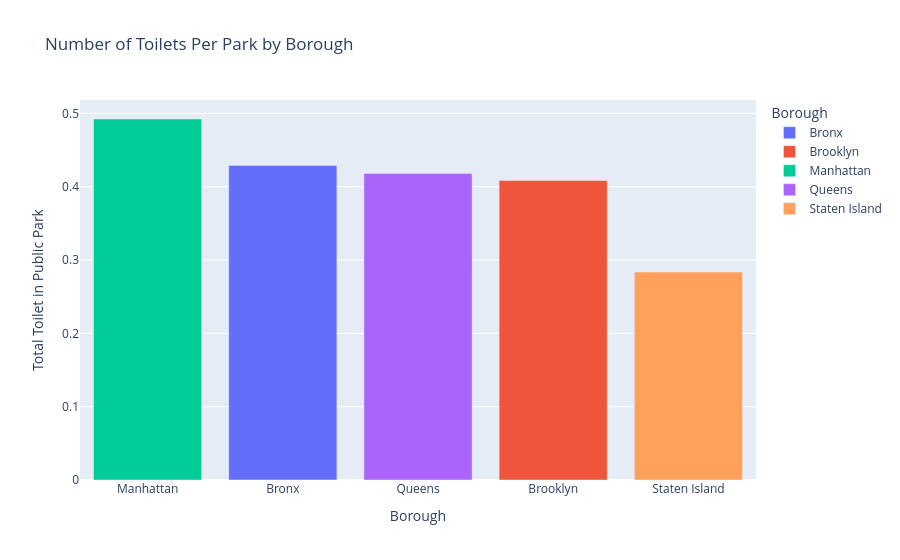

Source (notebook cell):
### Code cell
# number of toilet per park
fig_1 = px.bar(
    park_toilet,
    x="Borough",
    y="toilet_per_park",
    color="Borough",
    title="Number of Toilets Per Park by Borough",
    labels={"Borough": "Borough", "toilet_per_park": "Total Toilet in Public Park"},
)
# sort the values
fig_1.update_layout(
    xaxis={
        "categoryorder": "array",
        "categoryarray": park_toilet.sort_values("toilet_per_park", ascending=False)[
            "Borough"
        ],
    }
)
fig_1.show()

### Figure 1 — Plotly figure (JSON) as saved in the notebook; plotly's stock layout.template omitted (floating-point values rounded to 4 significant figures)
{"data": [{"hovertemplate": "Borough=%{x}<br>Total Toilet in Public Park=%{y}<extra></extra>", "legendgroup": "Bronx", "marker": {"color": "#636efa", "pattern": {"shape": ""}}, "name": "Bronx", "orientation": "v", "showlegend": true, "textposition": "auto", "type": "bar", "x": ["Bronx"], "xaxis": "x", "y": [0.4291], "yaxis": "y"}, {"hovertemplate": "Borough=%{x}<br>Total Toilet in Public Park=%{y}<extra></extra>", "legendgroup": "Brooklyn", "marker": {"color": "#EF553B", "pattern": {"shape": ""}}, "name": "Brooklyn", "orientation": "v", "showlegend": true, "textposition": "auto", "type": "bar", "x": ["Brooklyn"], "xaxis": "x", "y": [0.4087], "yaxis": "y"}, {"hovertemplate": "Borough=%{x}<br>Total Toilet in Public Park=%{y}<extra></extra>", "legendgroup": "Manhattan", "marker": {"color": "#00cc96", "pattern": {"shape": ""}}, "name": "Manhattan", "orientation": "v", "showlegend": true, "textposition": "auto", "type": "bar", "x": ["Manhattan"], "xaxis": "x", "y": [0.4924], "yaxis": "y"}, {"hovertemplate": "Borough=%{x}<br>Total Toilet in Public Park=%{y}<extra></extra>", "legendgroup": "Queens", "marker": {"color": "#ab63fa", "pattern": {"shape": ""}}, "name": "Queens", "orientation": "v", "showlegend": true, "textposition": "auto", "type": "bar", "x": ["Queens"], "xaxis": "x", "y": [0.4182], "yaxis": "y"}, {"hovertemplate": "Borough=%{x}<br>Total Toilet in Public Park=%{y}<extra></extra>", "legendgroup": "Staten Island", "marker": {"color": "#FFA15A", "pattern": {"shape": ""}}, "name": "Staten Island", "orientation": "v", "showlegend": true, "textposition": "auto", "type": "bar", "x": ["Staten Island"], "xaxis": "x", "y": [0.2836], "yaxis": "y"}], "layout": {"barmode": "relative", "legend": {"title": {"text": "Borough"}, "tracegroupgap": 0}, "title": {"text": "Number of Toilets Per Park by Borough"}, "xaxis": {"anchor": "y", "categoryarray": ["Manhattan", "Bronx", "Queens", "Brooklyn", "Staten Island"], "categoryorder": "array", "domain": [0, 1], "title": {"text": "Borough"}}, "yaxis": {"anchor": "x", "domain": [0, 1], "title": {"text": "Total Toilet in Public Park"}}}}
